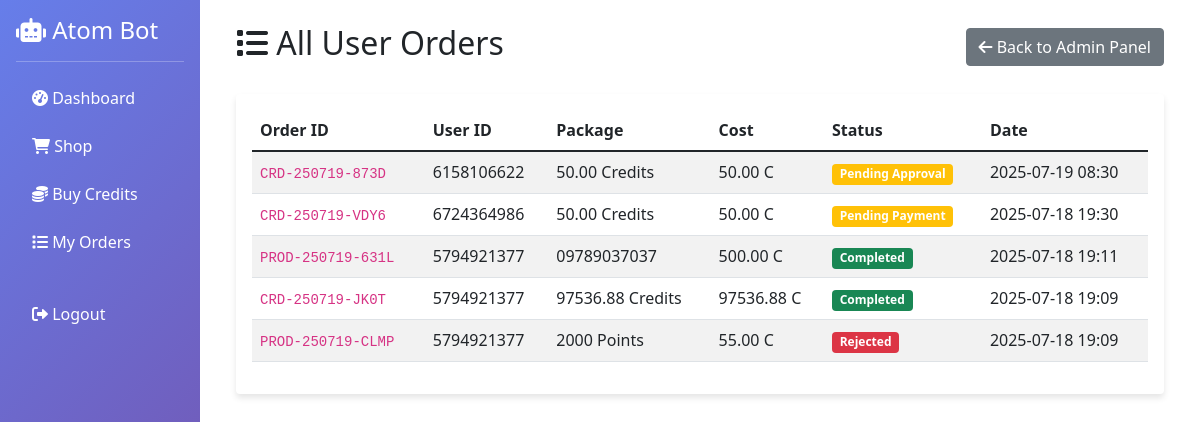
Page /admin/orders (signed in) on the committed database.
### tables this page shows
CREATE TABLE orders (order_id TEXT PRIMARY KEY, user_id INTEGER, order_type TEXT, package_name TEXT, credit_cost REAL, payment_method TEXT, status TEXT, screenshot_file_id TEXT, delivery_info TEXT, created_at TIMESTAMP DEFAULT CURRENT_TIMESTAMP);

### web_app.py (the view)
@app.route('/admin/orders')
def admin_orders():
    if 'user_id' not in session or session['user_id'] not in config.ADMIN_IDS:
        return redirect(url_for('login'))
    all_orders = run_async(db.admin_get_all_orders())
    formatted_orders = []
    for order in all_orders:
        o_id, u_id, pkg, cost, status, ts = order
        ts_formatted = datetime.fromisoformat(ts).strftime('%Y-%m-%d %H:%M')
        formatted_orders.append({
            'id': o_id,
            'user_id': u_id,
            'package': pkg,
            'cost': cost,
            'status': status.replace('_', ' ').title(),
            'timestamp': ts_formatted
        })
    return render_template('admin_orders.html', orders=formatted_orders)

### database.py (called while the page is built)
async def _db_query(query, params=(), fetchone=False, fetchall=False, commit=False):
    try:
        async with aiosqlite.connect(DB_NAME) as db:
            cursor = await db.execute(query, params)
            if commit: await db.commit(); return True
            if fetchone: return await cursor.fetchone()
            if fetchall: return await cursor.fetchall()
            return await cursor.fetchall()
    except aiosqlite.Error as e: logger.error(f"Database query failed: {e}\nQuery: {query}\nParams: {params}"); return None

async def admin_get_all_orders():
    return await _db_query("SELECT order_id, user_id, package_name, credit_cost, status, created_at FROM orders ORDER BY created_at DESC", fetchall=True)

### web_app.py (called while the page is built)
def run_async(coro):
    loop = asyncio.new_event_loop()
    asyncio.set_event_loop(loop)
    try:
        return loop.run_until_complete(coro)
    finally:
        loop.close()

### templates/admin_orders.html (shortened to what this page needs)
{% extends "base.html" %}
{% block content %}
<div class="d-flex justify-content-between align-items-center mb-4">
    <h2><i class="fas fa-list"></i> All User Orders</h2>
    <a href="{{ url_for('admin') }}" class="btn btn-secondary">
        <i class="fas fa-arrow-left"></i> Back to Admin Panel
    </a>
</div>
{% if orders %}
<div class="card">
    <div class="card-body">
        <div class="table-responsive">
            <table class="table table-striped">
                <thead>
                    <tr>
                        <th>Order ID</th>
                        <th>User ID</th>
                        <th>Package</th>
                        <th>Cost</th>
                        <th>Status</th>
                        <th>Date</th>
                    </tr>
                </thead>
                <tbody>
                    {% for order in orders %}
                    <tr>
                        <td><code>{{ order.id }}</code></td>
                        <td>{{ order.user_id }}</td>
                        <td>{{ order.package }}</td>
                        <td>{{ "%.2f"|format(order.cost) }} C</td>
                        <td>
                            {% if order.status == 'Completed' %}
                                <span class="badge bg-success">{{ order.status }}</span>
                            {% elif order.status == 'Rejected' %}
                                <span class="badge bg-danger">{{ order.status }}</span>
                            {% elif 'Pending' in order.status %}
                                <span class="badge bg-warning">{{ order.status }}</span>
                            {% else %}
                                <span class="badge bg-secondary">{{ order.status }}</span>
                            {% endif %}
                        </td>
                        <td>{{ order.timestamp }}</td>
                    </tr>
                    {% endfor %}
                </tbody>
            </table>
        </div>
    </div>
</div>
{% endif %}
{% endblock %}

### templates/base.html (style rules this page uses)
.card { box-shadow: 0 4px 6px rgba(0, 0, 0, 0.1); border: none; }

### rows in the picture
orders: id "CRD-250719-873D", user_id "6158106622", package "50.00 Credits", cost "50.00", status "Pending Approval", timestamp "2025-07-19 08:30"
orders: id "CRD-250719-VDY6", user_id "6724364986", package "50.00 Credits", cost "50.00", status "Pending Payment", timestamp "2025-07-18 19:30"
orders: id "PROD-250719-631L", user_id "5794921377", package "09789037037", cost "500.00", status "Completed", timestamp "2025-07-18 19:11"
orders: id "CRD-250719-JK0T", user_id "5794921377", package "97536.88 Credits", cost "97536.88", status "Completed", timestamp "2025-07-18 19:09"
orders: id "PROD-250719-CLMP", user_id "5794921377", package "2000 Points", cost "55.00", status "Rejected", timestamp "2025-07-18 19:09"
